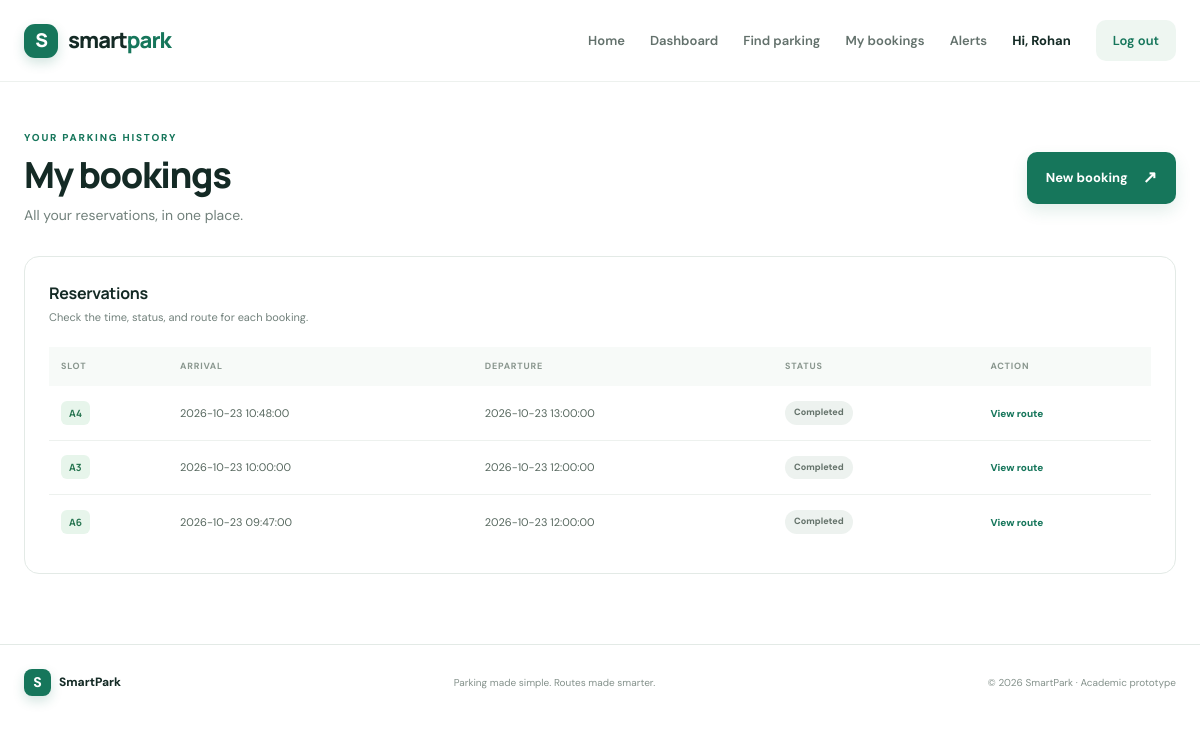
Screenshot of /reservations (signed in) with the database file from the repository.
### tables this page shows
CREATE TABLE users (
      id INTEGER PRIMARY KEY AUTOINCREMENT,
      name TEXT NOT NULL,
      email TEXT UNIQUE COLLATE NOCASE,
      phone TEXT UNIQUE,
      password_hash TEXT NOT NULL,
      role TEXT NOT NULL DEFAULT 'user',
      created_at TEXT NOT NULL
    );

CREATE TABLE reservations (
      id INTEGER PRIMARY KEY AUTOINCREMENT,
      user_id INTEGER NOT NULL REFERENCES users(id),
      slot_id INTEGER NOT NULL REFERENCES slots(id),
      start_at TEXT NOT NULL,
      end_at TEXT NOT NULL,
      status TEXT NOT NULL DEFAULT 'confirmed',
      created_at TEXT NOT NULL
    , arrived INTEGER NOT NULL DEFAULT 0);

CREATE TABLE slots (
      id INTEGER PRIMARY KEY AUTOINCREMENT,
      label TEXT NOT NULL UNIQUE,
      row_name TEXT NOT NULL,
      node TEXT NOT NULL UNIQUE,
      size TEXT NOT NULL DEFAULT 'standard',
      accessible INTEGER NOT NULL DEFAULT 0,
      ev_charging INTEGER NOT NULL DEFAULT 0,
      base_status TEXT NOT NULL DEFAULT 'available'
    );

### app.py (the view)
@app.route('/reservations')
@login_required
def reservations():
    con = db()
    rows = con.execute("""
        SELECT r.*, s.label
        FROM reservations r
        JOIN slots s ON s.id = r.slot_id
        WHERE r.user_id = ?
        ORDER BY r.start_at DESC
    """, (session['user_id'],)).fetchall()
    con.close()
    return render_template('reservations.html', reservations=rows)

### app.py (called while the page is built)
def db():
    conn = sqlite3.connect(DB_PATH)
    conn.row_factory = sqlite3.Row
    conn.execute('PRAGMA foreign_keys = ON')
    return conn

def login_required(fn):
    @wraps(fn)
    def wrapped(*args, **kwargs):
        if not session.get('user_id'):
            flash('Please log in to continue.', 'info')
            return redirect(url_for('login'))
        return fn(*args, **kwargs)
    return wrapped

def current_user():
    if not session.get('user_id'):
        return None
    con = db()
    user = con.execute("""
        SELECT id, name, email, phone, role
        FROM users WHERE id = ?
    """, (session['user_id'],)).fetchone()
    con.close()
    return user

@app.context_processor
def inject_globals():
    return {
        'current_user': current_user(),
        'year': datetime.now().year
    }

### templates/reservations.html
{% extends 'base.html' %}{% block title %}My bookings{% endblock %}{% block content %}<section class="page-head wrap"><div><div class="eyebrow">YOUR PARKING HISTORY</div><h1>My bookings</h1><p>All your reservations, in one place.</p></div><a class="btn primary" href="{{ url_for('book') }}">New booking <span>↗</span></a></section><section class="panel table-panel wrap"><div class="panel-heading"><div><h2>Reservations</h2><p>Check the time, status, and route for each booking.</p></div></div>{% if reservations %}<div class="table-scroll"><table><thead><tr><th>Slot</th><th>Arrival</th><th>Departure</th><th>Status</th><th>Action</th></tr></thead><tbody>{% for r in reservations %}<tr><td><strong class="slot-label">{{ r['label'] }}</strong></td><td>{{ r['start_at'] }}</td><td>{{ r['end_at'] }}</td><td><span class="status-chip {{ r['status'] }}">{{ r['status'] }}</span></td><td><div class="table-actions"><a href="{{ url_for('route_view',reservation_id=r['id']) }}">View route</a>{% if r['status']=='confirmed' %}<form method="post" action="{{ url_for('cancel_reservation',reservation_id=r['id']) }}" onsubmit="return confirm('Cancel this reservation?')"><button class="link-button danger-text">Cancel</button></form>{% endif %}</div></td></tr>{% endfor %}</tbody></table></div>{% else %}<div class="empty-state"><span>▦</span><strong>No reservations yet</strong><p>Book your first parking space and it will show up here.</p><a href="{{ url_for('book') }}">Find parking →</a></div>{% endif %}</section>{% endblock %}

### templates/base.html (shortened to what this page needs)
<!doctype html>
<html lang="en">
<head>
    <link rel="stylesheet"
          href="{{ url_for('static', filename='style.css') }}">
</head>
<body>
    <header class="topbar">
        <a class="brand" href="{{ url_for('index') }}">
            <span class="brand-mark">S</span>
            <span>smart<span class="brand-accent">park</span></span>
        </a>
        <nav>
            <a href="{{ url_for('index') }}">Home</a>
            {% if current_user %}
                <a href="{{ url_for('dashboard') }}">Dashboard</a>
                <a href="{{ url_for('book') }}">Find parking</a>
                <a href="{{ url_for('reservations') }}">My bookings</a>
                <a href="{{ url_for('alerts') }}">Alerts</a>
                <span class="nav-user">
                    Hi, {{ current_user['name'].split()[0] }}
                </span>
                <a class="nav-cta subtle-cta"
                   href="{{ url_for('logout') }}">
                    Log out
                </a>
            {% else %}
                <a href="{{ url_for('login') }}">Log in</a>
                <a class="nav-cta" href="{{ url_for('register') }}">
                    Create account <span>↗</span>
                </a>
            {% endif %}
        </nav>
    </header>
    <main>
        {% block content %}{% endblock %}
    </main>
    <footer>
        <div class="footer-brand">
            <span class="brand-mark small">S</span>
            SmartPark
        </div>
        <span>Parking made simple. Routes made smarter.</span>
        <span>© {{ year }} SmartPark · Academic prototype</span>
    </footer>
</body>
</html>

### static/style.css (style rules this page uses)
:root { --ink:#142a25;--muted:#71807b;--green:#16765b;--green-dark:#0e5c46;--mint:#e8f5ef;--line:#e3eae6;--paper:#f7faf8;--white:#fff;--orange:#e8a45d;--red:#d75e58;--blue:#5589c9;--shadow:0 18px 55px rgba(22,52,42,.07) }
* { box-sizing:border-box }
body { margin:0;background:#fff;color:var(--ink);font-family:'DM Sans',sans-serif;font-size:15px;line-height:1.5 }
h1,h2,h3,strong,.brand { font-family:'Manrope',sans-serif }
a { color:inherit;text-decoration:none }
.wrap { width:min(1160px,calc(100% - 48px));margin-inline:auto }
.topbar { height:82px;padding:0 max(24px,calc((100% - 1200px)/2));display:flex;align-items:center;justify-content:space-between;border-bottom:1px solid #edf1ee;background:rgba(255,255,255,.96);gap:25px }
.brand { display:flex;align-items:center;gap:10px;font-size:22px;font-weight:800;letter-spacing:-1px }
.brand-mark { display:inline-grid;place-items:center;width:34px;height:34px;border-radius:11px;background:var(--green);color:#fff;font-size:19px;box-shadow:0 5px 12px #16765b30 }
.brand-mark.small { width:27px;height:27px;font-size:14px;border-radius:8px }
.brand-accent { color:var(--green) }
nav { display:flex;align-items:center;gap:25px;color:#63716c;font-size:13px;font-weight:600 }
.nav-cta { background:var(--green);color:white!important;padding:11px 17px;border-radius:10px }
.subtle-cta { background:#eef6f1;color:var(--green)!important }
.nav-user { color:var(--ink);font-weight:700 }
.eyebrow { font-size:10px;letter-spacing:1.8px;font-weight:800;color:var(--green);display:flex;align-items:center;gap:9px }
.hero h1,.auth-side h1,.page-head h1 { font-size:clamp(34px,4.4vw,55px);line-height:1.12;letter-spacing:-2.2px;margin:20px 0 17px;font-weight:800 }
.btn { display:inline-flex;align-items:center;justify-content:center;gap:15px;border:0;border-radius:10px;padding:13px 19px;font-weight:700;font-size:13px;cursor:pointer;transition:transform .15s,background .15s }
.btn.primary { background:var(--green);color:white;box-shadow:0 7px 16px #16765b20 }
.btn span { font-size:17px }
footer { border-top:1px solid var(--line);padding:24px max(24px,calc((100% - 1160px)/2));display:flex;align-items:center;justify-content:space-between;color:#84918b;font-size:10px;gap:18px }
.footer-brand { display:flex;align-items:center;gap:8px;font-weight:800;color:var(--ink);font-size:12px }
.page-head { display:flex;align-items:center;justify-content:space-between;gap:24px;padding-top:48px;padding-bottom:30px }
.page-head h1 { font-size:36px;letter-spacing:-1.4px;margin:10px 0 }
.page-head p { color:var(--muted);margin:0;font-size:14px }
.panel { border:1px solid var(--line);border-radius:15px;background:#fff;padding:23px;min-width:0 }
.panel-heading { display:flex;align-items:center;justify-content:space-between;gap:15px;margin-bottom:21px }
.panel-heading h2 { font-size:16px;letter-spacing:-.3px;margin:0 0 4px }
.panel-heading p { font-size:11px;color:var(--muted);margin:0 }
.status-chip { display:inline-flex;align-items:center;white-space:nowrap;border-radius:20px;padding:5px 9px;font-size:9px;font-weight:800;text-transform:capitalize;background:#edf2ef;color:#65736b }
.table-panel { padding:24px;margin-bottom:70px }
.table-scroll { overflow-x:auto }
table { width:100%;border-collapse:collapse;min-width:650px }
th { text-align:left;font-size:9px;letter-spacing:.8px;text-transform:uppercase;color:#89968e;background:#f7faf8;padding:13px 12px }
td { padding:15px 12px;border-bottom:1px solid #edf1ee;font-size:11px;color:#56675e }
tbody tr:last-child td { border-bottom:0 }
.slot-label { background:#e7f5eb;color:#24734e;padding:5px 8px;border-radius:6px;font-size:10px }
.table-actions { display:flex;align-items:center;gap:12px }
.table-actions a,.link-button { font-size:10px;color:var(--green);font-weight:800 }

### rows the page displays
users: name "Rohan"
reservations: label "A4", start_at "2026-10-23 10:48:00", end_at "2026-10-23 13:00:00", status "Completed"
reservations: label "A3", start_at "2026-10-23 10:00:00", end_at "2026-10-23 12:00:00", status "Completed"
reservations: label "A6", start_at "2026-10-23 09:47:00", end_at "2026-10-23 12:00:00", status "Completed"
